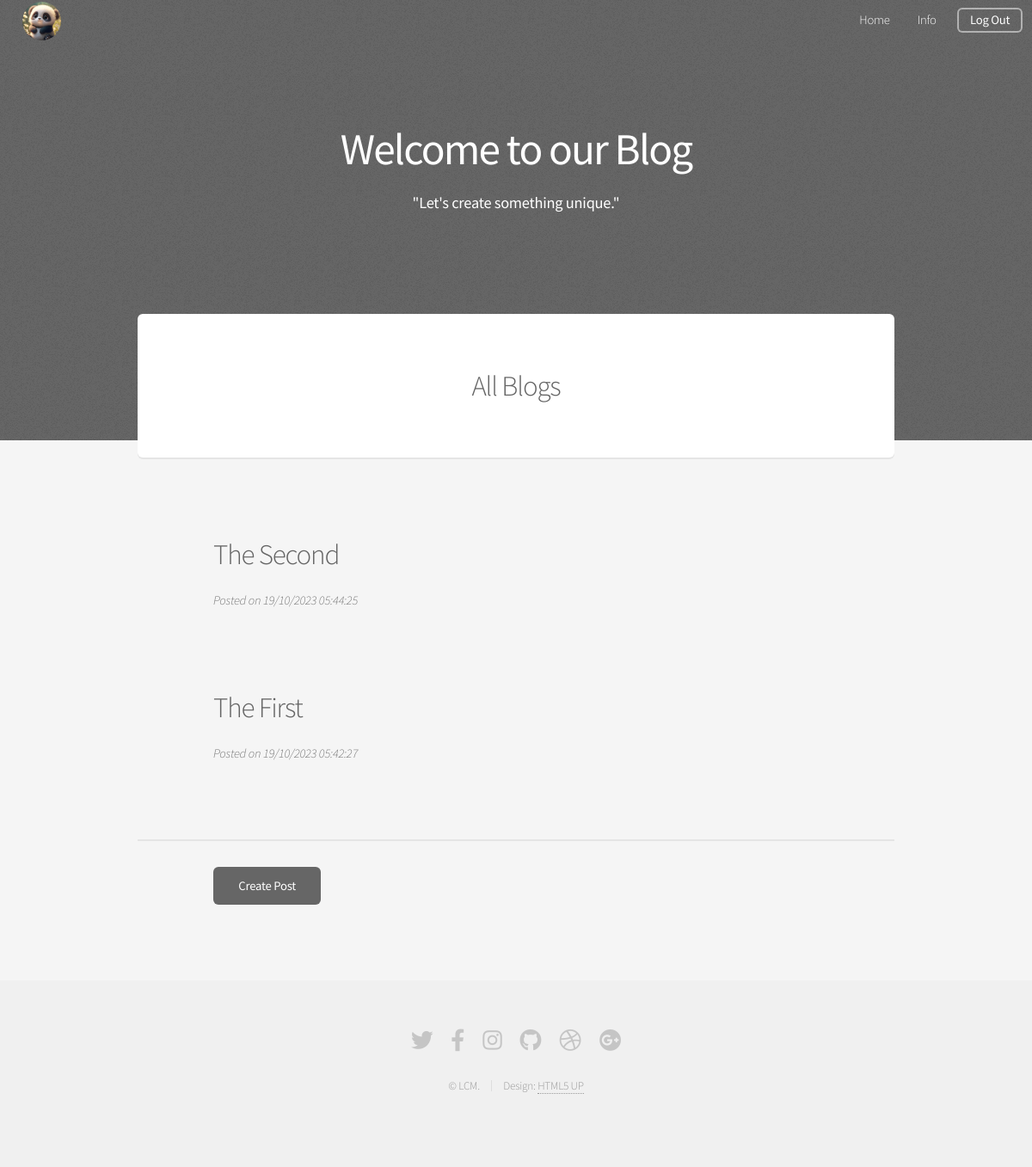
The app's page /home (signed in), older data.
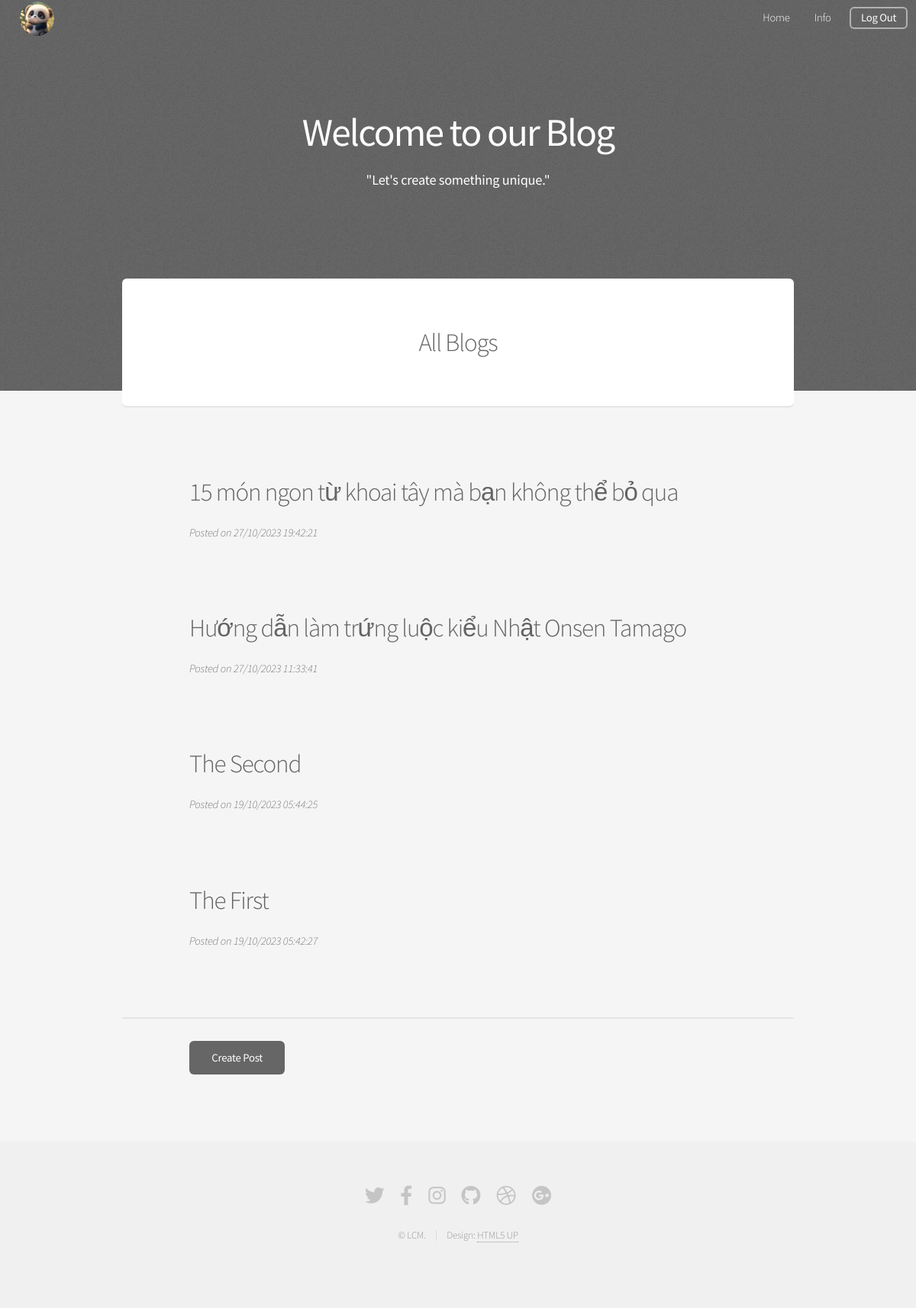
The same page, newer data.
### blog/model.py (models this page shows, shortened)
class Post(db.Model):
    id = db.Column(db.Integer, primary_key=True)
    title = db.Column(db.String(100), nullable=False)
    content = db.Column(db.Text, nullable=False)
    date = db.Column(db.DateTime, nullable=False, default=datetime.now())
    image_cover = db.Column(db.String(20), default="..\static\default_image_cover.jpg")
    post_rela = db.relationship('State', backref=db.backref('post', lazy=True))

### blog/route.py (the view)
@app.route('/')
@app.route('/home')
def home():
    page = request.args.get('page', 1, type=int)
    posts = Post.query.order_by(Post.date.desc()).paginate(page=page, per_page=5)
    return render_template('index.html', posts=posts)

### blog/model.py (called while the page is built)
@login_manager.user_loader
def load_user(user_id):
     return User.query.get(int(user_id))

### blog/templates/index.html (shortened to what this page needs)
<!DOCTYPE HTML>
<html>
	<head>
		<link rel="stylesheet" href="../static/assets/css/main.css" />
	</head>
	<body class="landing is-preload">
		<div id="page-wrapper">
            <header id="header" class="alt">
                {% if current_user.is_authenticated: %}
                <nav style="left: 0.75em; right: auto;">
                    <ul>
                        <li>
                            <a><img src="{{ current_user.avatar }}" class="avatar"></a>
                        </li>
                    </ul>
                </nav>
                {% endif %}
                <nav id="nav">
                    <ul>
                        <li><a href="{{ url_for('home') }}">Home</a></li>
                        {% if current_user.is_authenticated: %}
                            {% if current_user.rank_id == 1: %}
                            <li><a href="{{ url_for('admin') }}" class="icon solid">Info</a></li>
                            {% else: %}
                            <li><a href="{{ url_for('account') }}" class="icon solid">Info</a></li>
                            {% endif %}
                            <li><a href="{{ url_for('logout') }}" class="button">Log Out</a></li>
                        {% endif %}
                    </ul>
                </nav>
            </header>
            <section id="banner">
                <h2><b style="color: white;">Welcome to our Blog</b></h2>
                <p><b style="color: white;">"Let's create something unique."</b></p>
            </section>
            <section id="main" class="container">
                <section class="box special">
                    <header class="major">
                        <h2>All Blogs</h2>
                    </header>
                </section>
                {% for post in posts: %}
                <div style="margin: 10%">
                    <a href="{{ url_for('post', post_id=post.id) }}">
                    <h2>
                        {{ post.title }}
                    </h2>
                    </a>
                    <i>Posted on {{ post.date.strftime("%d/%m/%Y %H:%M:%S") }}</i>
                </div>
                {% endfor %}
                {% if current_user.is_authenticated %}
                <hr>
                    <div class="col-12" style="margin: 0 0 0 10%">
                    <ul class="actions">
                        <li><a href="{{ url_for('new_post') }}" class="button special">Create Post</a></li>
                    </ul>
                    </div>
                {% endif %}
            </section>
            <footer id="footer">
                <ul class="icons">
                    <li><a href="#" class="icon brands fa-twitter"><span class="label">Twitter</span></a></li>
                    <li><a href="#" class="icon brands fa-facebook-f"><span class="label">Facebook</span></a></li>
                    <li><a href="#" class="icon brands fa-instagram"><span class="label">Instagram</span></a></li>
                    <li><a href="#" class="icon brands fa-github"><span class="label">Github</span></a></li>
                    <li><a href="#" class="icon brands fa-dribbble"><span class="label">Dribbble</span></a></li>
                    <li><a href="#" class="icon brands fa-google-plus"><span class="label">Google+</span></a></li>
                </ul>
                <ul class="copyright">
                    <li>&copy; LCM.</li><li>Design: <a href="http://html5up.net">HTML5 UP</a></li>
                </ul>
            </footer>
		</div>
	</body>
</html>

Row changes from the older to the newer data that the page shows:
added Post: title "15 món ngon từ khoai tây mà bạn không thể bỏ qua", date "27/10/2023 19:42:21"
added Post: title "Hướng dẫn làm trứng luộc kiểu Nhật Onsen Tamago", date "27/10/2023 11:33:41"
